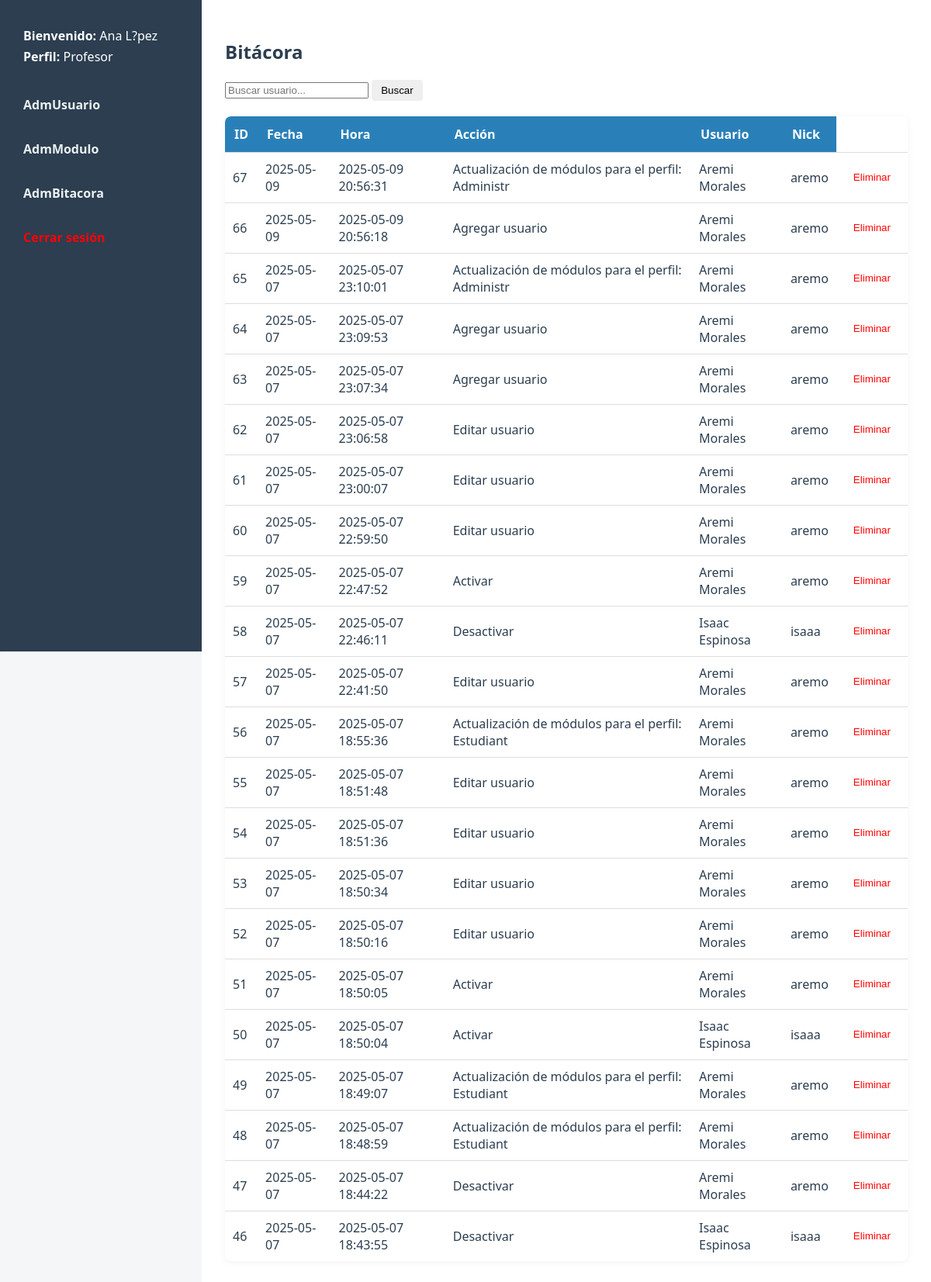
Screenshot of /AdmBitacora/index.php (signed in) with the database file from the repository.
### tables this page shows
CREATE TABLE `modulo` (
  `Id_mod` int(11) NOT NULL,
  `Nombre` varchar(40) DEFAULT NULL,
  `Url` varchar(70) DEFAULT NULL,
  `Borrado` char(1) DEFAULT NULL
);

CREATE TABLE `bitacora` (
  `Id_b` int(11) NOT NULL,
  `fecha` date DEFAULT NULL,
  `hora` datetime DEFAULT NULL,
  `accion` varchar(50) DEFAULT NULL,
  `id_u` int(11) DEFAULT NULL
);

CREATE TABLE `persona` (
  `id` int(11) NOT NULL,
  `nombre` varchar(255) NOT NULL,
  `edad` int(11) DEFAULT NULL,
  `correo` varchar(255) NOT NULL,
  `borrado` bit(1) DEFAULT b'0'
);

CREATE TABLE `usuario` (
  `id_u` int(11) NOT NULL,
  `Nick` varchar(20) DEFAULT NULL,
  `Pwd` varchar(8) DEFAULT NULL,
  `Borrado` char(1) DEFAULT NULL,
  `Id_p` int(11) DEFAULT NULL,
  `Id_person` int(11) NOT NULL
);

### AdmBitacora/controlador/controlador.php (called while the page is built, shortened)
<?php
include_once $_SERVER['DOCUMENT_ROOT'] . '/SEyBT/config/conexion.php';
include_once $_SERVER['DOCUMENT_ROOT'] . '/SEyBT/AdmBitacora/modelo/modelo.php';
$perfil = $_SESSION['perfil'];
$modulos = obtenerModulosPorPerfil($conn, $perfil);
$buscar = isset($_GET['buscar']) ? $_GET['buscar'] : null;
$registros = obtenerRegistrosBitacora($conn, $buscar);
?>

### AdmBitacora/modelo/modelo.php (called while the page is built, shortened)
<?php
function obtenerModulosPorPerfil($conn, $perfil) {
    $sql = "SELECT modulo.nombre, modulo.url
            FROM modulo
            INNER JOIN mod_perfil ON mod_perfil.Id_mod = modulo.Id_mod
            WHERE mod_perfil.Id_p = (SELECT Id_p FROM perfil WHERE Nombre = ?)";
    $stmt = $conn->prepare($sql);
    $stmt->bind_param("s", $perfil);
    $stmt->execute();
    $result = $stmt->get_result();
    $modulos = [];
    while ($row = $result->fetch_assoc()) {
        $modulos[] = $row;
    }
    return $modulos;
}
function obtenerRegistrosBitacora($conn, $buscar = null) {
    $sql = "SELECT bitacora.Id_b, bitacora.fecha, bitacora.hora, bitacora.accion, persona.nombre AS Nombre, usuario.Nick
            FROM bitacora
            LEFT JOIN usuario ON bitacora.id_u = usuario.Id_u
            LEFT JOIN persona ON usuario.Id_person = persona.id
            WHERE persona.Borrado = 0";
    $sql .= " ORDER BY bitacora.Id_b DESC";
    $stmt = $conn->prepare($sql);
    $stmt->execute();
    $result = $stmt->get_result();
    $registros = [];
    while ($row = $result->fetch_assoc()) {
        $registros[] = $row;
    }
    return $registros;
}
?>

### AdmBitacora/index.php (the view, shortened to what this page needs)
<?php
include './controlador/controlador.php';
?>
<!DOCTYPE html>
<html lang="es">
<head>
    <link rel="stylesheet" href="../css/estilo.css">
</head>
<body>
<aside>
    <div class="bienvenida">
        <p><strong>Bienvenido:</strong> <?= $_SESSION['usuario'] ?></p>
        <p><strong>Perfil:</strong> <?= $_SESSION['perfil'] ?? 'No definido' ?></p>
    </div>
    <?php foreach ($modulos as $modulo): ?>
        <a href="<?= '/SEyBT'.$modulo['url'] ?>"><?= $modulo['nombre'] ?></a>
    <?php endforeach; ?>
    <a href="../logout.php" style="color:red;">Cerrar sesión</a>
</aside>
<main>
    <h2>Bitácora</h2>
    <form method="GET">
        <input type="text" name="buscar" placeholder="Buscar usuario..." value="<?= htmlspecialchars($buscar) ?>">
        <button type="submit">Buscar</button>
    </form>
    <table>
        <tr>
            <th>ID</th>
            <th>Fecha</th>
            <th>Hora</th>
            <th>Acción</th>
            <th>Usuario</th>
            <th>Nick</th>
        </tr>
        <?php foreach ($registros as $row): ?>
        <tr>
            <td><?= $row['Id_b'] ?></td>
            <td><?= $row['fecha'] ?></td>
            <td><?= $row['hora'] ?></td>
            <td><?= $row['accion'] ?></td>
            <td><?= $row['Nombre'] ?></td>
            <td><?= $row['Nick'] ?></td>
            <td>
                <form action="eliminar.php" method="POST" style="margin: 0;">
                    <button type="submit" style="color: red; border: none; background: none; cursor: pointer;">Eliminar</button>
                </form>
            </td>
        </tr>
        <?php endforeach; ?>
    </table>
</main>
</body>
</html>

### css/estilo.css (style rules this page uses)
body { font-family: 'Segoe UI', Tahoma, Geneva, Verdana, sans-serif; margin: 0; display: flex; background-color: #f4f6f8; color: #2c3e50; }
aside { width: 220px; background-color: #2c3e50; padding: 20px; height: 100vh; box-shadow: 2px 0 5px rgb(255, 255, 255); }
.bienvenida { color: #ffffff; padding: 10px; border-radius: 5px; margin-bottom: 15px; }
.bienvenida p { margin: 5px 0; }
aside a { display: block; margin-bottom: 15px; text-decoration: none; color: #ecf0f1; font-weight: bold; padding: 10px; border-radius: 5px; transition: 0.2s ease; }
aside a:last-child { color: #e74c3c; }
main { padding: 30px; flex: 1; background-color: #fff; }
button { padding: 6px 12px; border: none; border-radius: 4px; font-weight: 500; cursor: pointer; }
table { width: 100%; border-collapse: collapse; margin-top: 20px; background-color: #fff; border-radius: 8px; overflow: hidden; box-shadow: 0 2px 10px rgba(0, 0, 0, 0.05); }
th { background-color: #2980b9; color: white; padding: 12px; text-align: left; }
td { padding: 10px; border-top: 1px solid #ddd; }

### rows the page displays
modulo: Nombre "AdmUsuario"
modulo: Nombre "AdmModulo"
modulo: Nombre "AdmBitacora"
bitacora: Id_b "67", fecha "2025-05-09", hora "2025-05-09 20:56:31", accion "Actualización de módulos para el perfil: Administr", persona.nombre "Aremi Morales", id_u.Nick "aremo"
bitacora: Id_b "66", fecha "2025-05-09", hora "2025-05-09 20:56:18", accion "Agregar usuario", persona.nombre "Aremi Morales", id_u.Nick "aremo"
bitacora: Id_b "65", fecha "2025-05-07", hora "2025-05-07 23:10:01", accion "Actualización de módulos para el perfil: Administr", persona.nombre "Aremi Morales", id_u.Nick "aremo"
bitacora: Id_b "64", fecha "2025-05-07", hora "2025-05-07 23:09:53", accion "Agregar usuario", persona.nombre "Aremi Morales", id_u.Nick "aremo"
bitacora: Id_b "63", fecha "2025-05-07", hora "2025-05-07 23:07:34", accion "Agregar usuario", persona.nombre "Aremi Morales", id_u.Nick "aremo"
bitacora: Id_b "62", fecha "2025-05-07", hora "2025-05-07 23:06:58", accion "Editar usuario", persona.nombre "Aremi Morales", id_u.Nick "aremo"
bitacora: Id_b "61", fecha "2025-05-07", hora "2025-05-07 23:00:07", accion "Editar usuario", persona.nombre "Aremi Morales", id_u.Nick "aremo"
bitacora: Id_b "60", fecha "2025-05-07", hora "2025-05-07 22:59:50", accion "Editar usuario", persona.nombre "Aremi Morales", id_u.Nick "aremo"
bitacora: Id_b "59", fecha "2025-05-07", hora "2025-05-07 22:47:52", accion "Activar", persona.nombre "Aremi Morales", id_u.Nick "aremo"
bitacora: Id_b "58", fecha "2025-05-07", hora "2025-05-07 22:46:11", accion "Desactivar", persona.nombre "Isaac Espinosa", id_u.Nick "isaaa"
bitacora: Id_b "57", fecha "2025-05-07", hora "2025-05-07 22:41:50", accion "Editar usuario", persona.nombre "Aremi Morales", id_u.Nick "aremo"
bitacora: Id_b "56", fecha "2025-05-07", hora "2025-05-07 18:55:36", accion "Actualización de módulos para el perfil: Estudiant", persona.nombre "Aremi Morales", id_u.Nick "aremo"
bitacora: Id_b "55", fecha "2025-05-07", hora "2025-05-07 18:51:48", accion "Editar usuario", persona.nombre "Aremi Morales", id_u.Nick "aremo"
bitacora: Id_b "54", fecha "2025-05-07", hora "2025-05-07 18:51:36", accion "Editar usuario", persona.nombre "Aremi Morales", id_u.Nick "aremo"
bitacora: Id_b "53", fecha "2025-05-07", hora "2025-05-07 18:50:34", accion "Editar usuario", persona.nombre "Aremi Morales", id_u.Nick "aremo"
bitacora: Id_b "52", fecha "2025-05-07", hora "2025-05-07 18:50:16", accion "Editar usuario", persona.nombre "Aremi Morales", id_u.Nick "aremo"
bitacora: Id_b "51", fecha "2025-05-07", hora "2025-05-07 18:50:05", accion "Activar", persona.nombre "Aremi Morales", id_u.Nick "aremo"
bitacora: Id_b "50", fecha "2025-05-07", hora "2025-05-07 18:50:04", accion "Activar", persona.nombre "Isaac Espinosa", id_u.Nick "isaaa"
bitacora: Id_b "49", fecha "2025-05-07", hora "2025-05-07 18:49:07", accion "Actualización de módulos para el perfil: Estudiant", persona.nombre "Aremi Morales", id_u.Nick "aremo"
bitacora: Id_b "48", fecha "2025-05-07", hora "2025-05-07 18:48:59", accion "Actualización de módulos para el perfil: Estudiant", persona.nombre "Aremi Morales", id_u.Nick "aremo"
bitacora: Id_b "47", fecha "2025-05-07", hora "2025-05-07 18:44:22", accion "Desactivar", persona.nombre "Aremi Morales", id_u.Nick "aremo"
bitacora: Id_b "46", fecha "2025-05-07", hora "2025-05-07 18:43:55", accion "Desactivar", persona.nombre "Isaac Espinosa", id_u.Nick "isaaa"

### other values shown
$_SESSION['usuario'] "Ana L?pez"
$_SESSION['perfil'] "Profesor"
